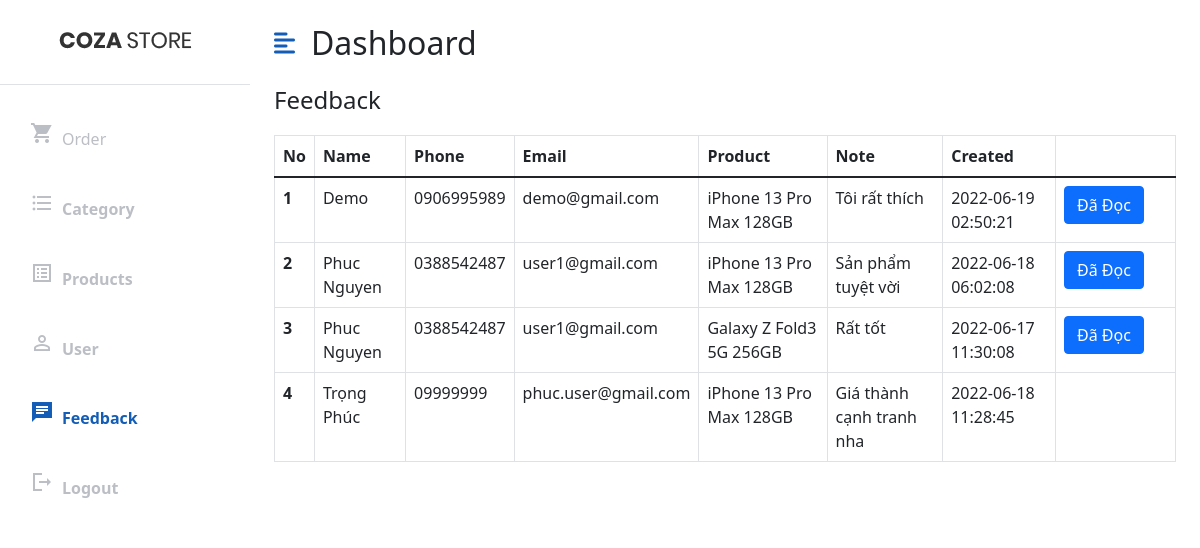
Page /Feedback (signed in) on the earlier database version.
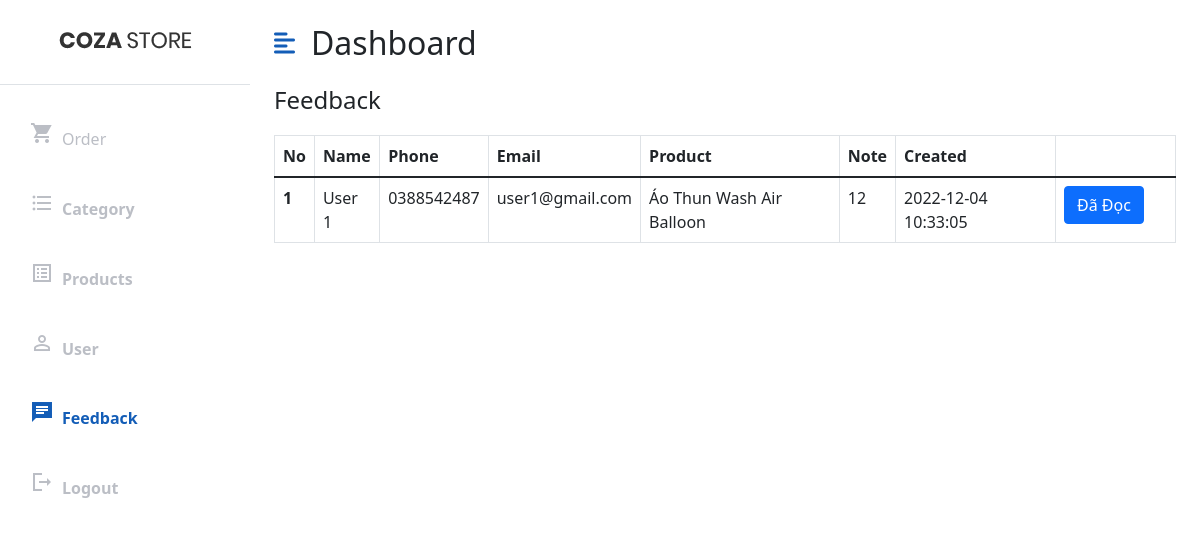
Same page on the later database version.
### tables this page shows
CREATE TABLE `feedback` (
  `id` int(11) NOT NULL,
  `note` varchar(500) DEFAULT NULL,
  `user_id` int(11) DEFAULT NULL,
  `product_id` int(11) NOT NULL,
  `created_at` datetime DEFAULT NULL,
  `updated_at` datetime DEFAULT NULL,
  `status` int(11) DEFAULT 0
);

CREATE TABLE `user` (
  `id` int(11) NOT NULL,
  `fullname` varchar(50) DEFAULT NULL,
  `email` varchar(150) DEFAULT NULL,
  `phone` varchar(20) DEFAULT NULL,
  `address` varchar(200) DEFAULT NULL,
  `password` varchar(32) DEFAULT NULL,
  `role_id` int(11) DEFAULT NULL,
  `deleted` int(11) NOT NULL,
  `avatar` varchar(255) DEFAULT 'https://cdn.pixabay.com/photo/2016/08/08/09/17/avatar-1577909_960_720.png'
);

CREATE TABLE `product` (
  `id` int(11) NOT NULL,
  `category_id` int(11) DEFAULT NULL,
  `title` varchar(350) DEFAULT NULL,
  `price` int(11) DEFAULT NULL,
  `discount` int(11) DEFAULT NULL,
  `photo` varchar(500) DEFAULT NULL,
  `description` longtext DEFAULT NULL,
  `created_at` timestamp NOT NULL DEFAULT current_timestamp() ON UPDATE current_timestamp(),
  `updated_at` timestamp NOT NULL DEFAULT current_timestamp() ON UPDATE current_timestamp(),
  `deleted` int(11) DEFAULT 0
);

### mvc/core/Controller.php (called while the page is built, shortened)
<?php
class Controller{
    public function view($view, $data=[]){
        require_once "mvc/views/". $view .".php";
    }
}
?>

### mvc/controllers/Feedback.php (called while the page is built, shortened)
<?php
class Feedback extends Controller
{
    public $feedbackModel;
    public function __construct()
    {
        $this->feedbackModel = $this->model("FeedbackModel");
    }
    public function GetPage()
    {
        $allFeedback = $this->feedbackModel->getAllFeedback();
        $this->view("feedback/feedbackAdmin", [
            "allFeedback" => $allFeedback
        ]);
    }
}

### mvc/core/App.php (called while the page is built, shortened)
<?php
class App
{
    protected $action = "GetPage";
    function __construct()
    {
        $arr = $this->UrlProcess();
        if (file_exists("./mvc/controllers/" . $arr[0] . ".php")) {
            unset($arr[0]);
        }
        $this->controller = new $this->controller;
        $this->params = $arr ? array_values($arr) : [];
        call_user_func_array([$this->controller, $this->action], $this->params);
    }
    function UrlProcess()
    {
        if (isset($_GET["url"])) {
            return explode("/", filter_var(trim($_GET["url"], "/")));
        }
    }
}

### index.php (called while the page is built, shortened)
<?php
$myApp = new App();
?>

### mvc/core/DB.php (called while the page is built, shortened)
<?php
class DB
{
    function executeResult($sql, $isSingle = false)
    {
        $data = null;
        $conn = mysqli_connect(HOST, USERNAME, PASSWORD, DATABASE,8111);
        mysqli_set_charset($conn, 'utf8');
        $resultset = mysqli_query($conn, $sql);
        if ($resultset) {
            if ($isSingle) {
                $data = mysqli_fetch_array($resultset, 1);
            } else {
                $data = [];
                while (($row = mysqli_fetch_array($resultset, 1)) != null) {
                    $data[] = $row;
                }
            }
        }
        return $data;
    }
}

### mvc/models/FeedbackModel.php (called while the page is built, shortened)
<?php
class FeedbackModel extends DB
{
    public function getAllFeedback()
    {
        $sql = "SELECT feedback.id,user.fullname,user.phone,user.email,feedback.note,feedback.updated_at,product.title,feedback.status
                FROM feedback,user,product
                WHERE feedback.user_id = user.id AND feedback.product_id=product.id
                order by status asc, updated_at desc";
        $data = $this->executeResult($sql);
        return $data;
    }
}

### mvc/views/feedback/feedbackAdmin.php (the view, shortened to what this page needs)
<?php
require_once('mvc/views/blocks/header_admin.php');
?>
<div class="container-fluid px-4">
	<h3 class="fs-4 mb-3">Feedback</h3>
		<table class="table table-bordered table-hover" style="margin-top: 20px;">
			<thead>
				<tr>
					<th>No</th>
					<th>Name</th>
					<th>Phone</th>
					<th>Email</th>
					<th>Product</th>
					<th>Note</th>
					<th>Created</th>
					<th style="width: 120px"></th>
				</tr>
			</thead>
			<tbody>
				<?php
				$countFeedback = count($data["allFeedback"]);
				for ($i = 0; $i < $countFeedback; $i++) {
					echo '<tr>
					<th>' , $i + 1 , '</th>
					<td>' . $data["allFeedback"][$i]['fullname'] . '</td>
					<td>' . $data["allFeedback"][$i]['phone'] . '</td>
					<td>' . $data["allFeedback"][$i]['email'] . '</td>
					<td>' . $data["allFeedback"][$i]['title'] . '</td>
					<td>' . $data["allFeedback"][$i]['note'] . '</td>
					<td>' . $data["allFeedback"][$i]['updated_at'] . '</td>
					<td style="width: 50px">';
					if ($data["allFeedback"][$i]['status'] == 0) {
						echo '<a href="http://localhost/style-shop-2022/Feedback/updateStatusFeedback/' . $data["allFeedback"][$i]['id'] . '"><button class="btn btn-primary">Đã Đọc</button><a/>';
					}
					echo '</td>
				</tr>';
				}
				?>
			</tbody>
		</table>
	</div>
</div>
<?php
require_once('mvc/views/blocks/footer_admin.php');
?>

Differences in the rows shown:
removed feedback: user.fullname "Demo", user.phone "0906995989", user.email "demo@gmail.com", product.title "iPhone 13 Pro Max 128GB", note "Tôi rất thích", updated_at "2022-06-19 02:50:21"
removed feedback: user.fullname "Phuc Nguyen", user.phone "0388542487", user.email "user1@gmail.com", product.title "iPhone 13 Pro Max 128GB", note "Sản phẩm tuyệt vời", updated_at "2022-06-18 06:02:08"
removed feedback: user.fullname "Phuc Nguyen", user.phone "0388542487", user.email "user1@gmail.com", product.title "Galaxy Z Fold3 5G 256GB", note "Rất tốt", updated_at "2022-06-17 11:30:08"
removed feedback: user.fullname "Trọng Phúc", user.phone "09999999", user.email "phuc.user@gmail.com", product.title "iPhone 13 Pro Max 128GB", note "Giá thành cạnh tranh nha", updated_at "2022-06-18 11:28:45"
added feedback: user.fullname "User 1", user.phone "0388542487", user.email "user1@gmail.com", product.title "Áo Thun Wash Air Balloon", note "12", updated_at "2022-12-04 10:33:05"
